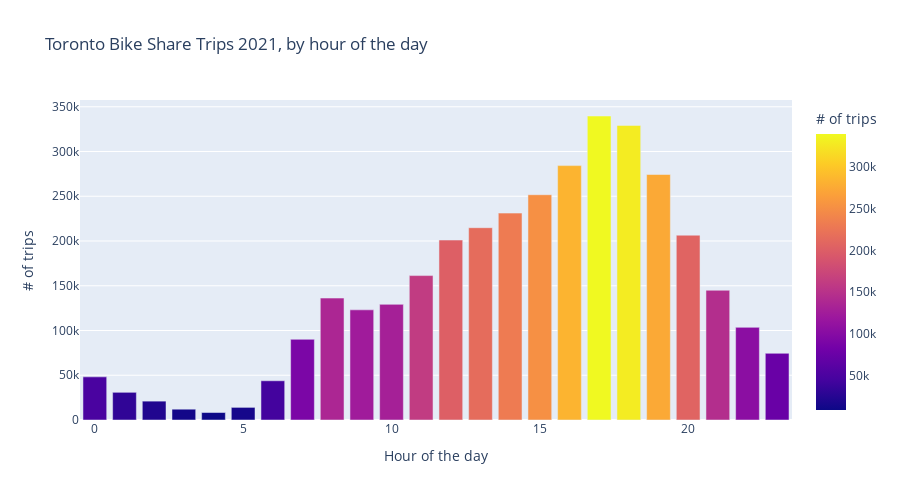

The notebook cell this image was saved under:
### Code cell
byHr = df.groupby(df['Start Time'].dt.hour)["Start Station Id"].count()
byHr = byHr.reset_index()

fig = px.bar(byHr, x='Start Time', y='Start Station Id',
             color='Start Station Id',
             labels={'Start Time':'Hour of the day', 'Start Station Id':'# of trips'}, 
             title='Toronto Bike Share Trips 2021, by hour of the day', height=500)
fig.show()

### Figure 1 — Plotly figure (JSON) as saved in the notebook; plotly's stock layout.template omitted (floating-point values rounded to 4 significant figures)
{"data": [{"alignmentgroup": "True", "hovertemplate": "Hour of the day=%{x}<br># of trips=%{marker.color}<extra></extra>", "legendgroup": "", "marker": {"color": [48198, 30943, 21079, 12070, 8360, 14102, 43832, 90149, 136223, 123103, 129226, 161375, 201057, 214863, 231163, 251711, 284235, 339680, 329145, 274308, 206490, 144941, 103528, 74509], "coloraxis": "coloraxis", "pattern": {"shape": ""}}, "name": "", "offsetgroup": "", "orientation": "v", "showlegend": false, "textposition": "auto", "type": "bar", "x": [0, 1, 2, 3, 4, 5, 6, 7, 8, 9, 10, 11, 12, 13, 14, 15, 16, 17, 18, 19, 20, 21, 22, 23], "xaxis": "x", "y": [48198, 30943, 21079, 12070, 8360, 14102, 43832, 90149, 136223, 123103, 129226, 161375, 201057, 214863, 231163, 251711, 284235, 339680, 329145, 274308, 206490, 144941, 103528, 74509], "yaxis": "y"}], "layout": {"barmode": "relative", "coloraxis": {"colorbar": {"title": {"text": "# of trips"}}, "colorscale": [[0, "#0d0887"], [0.1111, "#46039f"], [0.2222, "#7201a8"], [0.3333, "#9c179e"], [0.4444, "#bd3786"], [0.5556, "#d8576b"], [0.6667, "#ed7953"], [0.7778, "#fb9f3a"], [0.8889, "#fdca26"], [1, "#f0f921"]]}, "height": 500, "legend": {"tracegroupgap": 0}, "title": {"text": "Toronto Bike Share Trips 2021, by hour of the day"}, "xaxis": {"anchor": "y", "domain": [0, 1], "title": {"text": "Hour of the day"}}, "yaxis": {"anchor": "x", "domain": [0, 1], "title": {"text": "# of trips"}}}}
